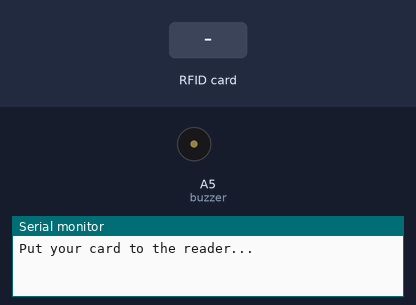
This sketch was run on a simulated Arduino Uno, built with avr-gcc and run on an emulated ATmega328P. Shown: buzzer (waves = sounding, pin HIGH), the last lines printed to the serial monitor. The test bench sets the inputs (shaded band). The modem accepts every AT command (registered, SIM ready, sends succeed) and sends nothing else; pins used as bus, display or sensor lines are not drawn.

Above: at 3.7 s.
3.8 s: RFID card 5E 7A 19 C4 held to the reader
At 4.9 s:
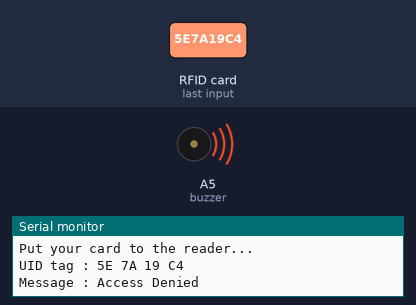
Timing chart, 0 to 10.3 s (numbered marks = the images above; inputs shaded):
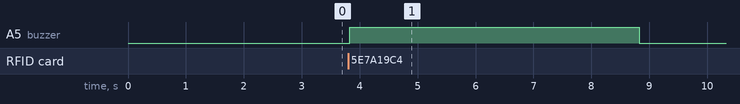

The sketch:

Arduino_code.ino
```cpp
#include <SPI.h>
#include <MFRC522.h>
#include <SoftwareSerial.h>

SoftwareSerial Sim(5,6);//GSM txd and rxd pins
#define SS_PIN 10
#define RST_PIN 9
#define ACCESS_DELAY 2000
#define DENIED_DELAY 1000
#define buzzer A5
MFRC522 mfrc522(SS_PIN, RST_PIN);   // Create MFRC522 instance.

void setup()
{
  Serial.begin(9600);   // Initiate a serial communication
  Sim.begin(9600);
  Sim.println("AT");
  delay(1000);
  Sim.println("AT+CMGF=1"); // Set message format to text mode
  delay(1000);
  SPI.begin();          // Initiate  SPI bus
  mfrc522.PCD_Init();   // Initiate MFRC522
  pinMode(buzzer,OUTPUT);
  Serial.println("Put your card to the reader...");
  Serial.println();
  delay(500);

}
void loop()
{
  int b=0;    // Look for new cards
  if ( ! mfrc522.PICC_IsNewCardPresent())
  {
    return;
  }
  // Select one of the cards
if ( ! mfrc522.PICC_ReadCardSerial())
  {
    return;
  }
  //Show UID on serial monitor
Serial.print("UID tag :");
String content= "";
byte letter;
for (byte i = 0; i < mfrc522.uid.size; i++)
{
    Serial.print(mfrc522.uid.uidByte[i] < 0x10 ? " 0" : " ");
    Serial.print(mfrc522.uid.uidByte[i], HEX);
    content.concat(String(mfrc522.uid.uidByte[i] < 0x10 ? " 0" : " "));
    content.concat(String(mfrc522.uid.uidByte[i], HEX));
}
Serial.println();
Serial.print("Message : ");
content.toUpperCase();

if (content.substring(1) == "99 8D 5D 6D") //change here the UID of the card/cards that you want to give access
  {
    Serial.println("Authorized access");
    Serial.println();
    delay(500);
  }
  int x= bool(content.substring(1) != "99 8D 5D 6D");
  if(x){
  Serial.println("Access Denied");
  digitalWrite(buzzer,HIGH);
  delay(5000);
  digitalWrite(buzzer,LOW);
  delay(1000);
  }
 if(x){
    Serial.println("Sending messege....");
    Sim.print("AT+CMGS=\"+919705490493\"\r"); // change to the phone number you using
    delay(1000);//delay of one second
    Sim.println("Hey Sai\nAlert! Somebody entered");
    Sim.write(26);//the content of the message
}
}
```

Measured:
- after the input at 3.8 s, A5 (buzzer): LOW → HIGH at once, → LOW 5.0 s later
